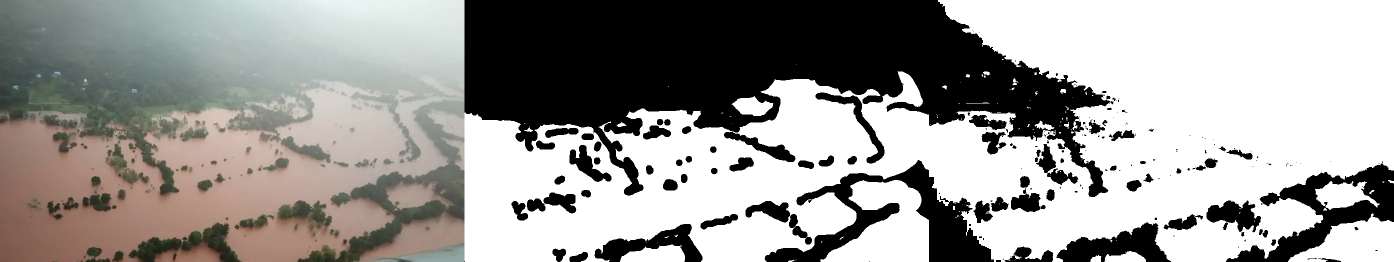
#> input picture Image/side_by_side_comparison.png, 2787 x 523 px (shown at 1/2 size)
$ python -i optimal_threshold.py   (imports and definitions only)
#> lines starting #> are read from the running program, lines starting #| are printed output that depends on the picture; after the words box and inside, x2 and y2 are one past the last pixel; in counts of white or black regions, pixels touching at a corner belong together
#> further down, picture is the input picture: shape (523, 2787, 3); mean B, G, R 152.4, 155.2, 157.2
import cv2
import numpy as np
import os
import matplotlib.pyplot as plt
import plotly.graph_objects as go

# [29 lines left out: functions plot_accuracy_vs_threshold, resize_images_to_same_dimension, not called in this run]

def convert_to_black_and_white(image, threshold_value=0, use_otsu=False):
#> called with threshold_value = 0, use_otsu = False
    if len(image.shape) == 3:
        gray_image = cv2.cvtColor(image, cv2.COLOR_BGR2GRAY)
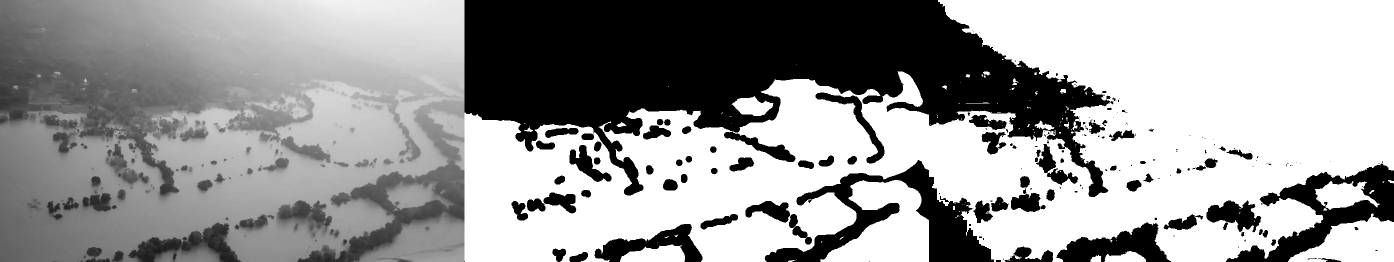
#> gray_image: shape (523, 2787) (shown at 1/2 size); min 0, max 255, mean 155.5
    else:
        gray_image = image

    if use_otsu:
        _, bw_image = cv2.threshold(gray_image, 0, 255, cv2.THRESH_BINARY + cv2.THRESH_OTSU)
    else:
        _, bw_image = cv2.threshold(gray_image, threshold_value, 255, cv2.THRESH_BINARY)
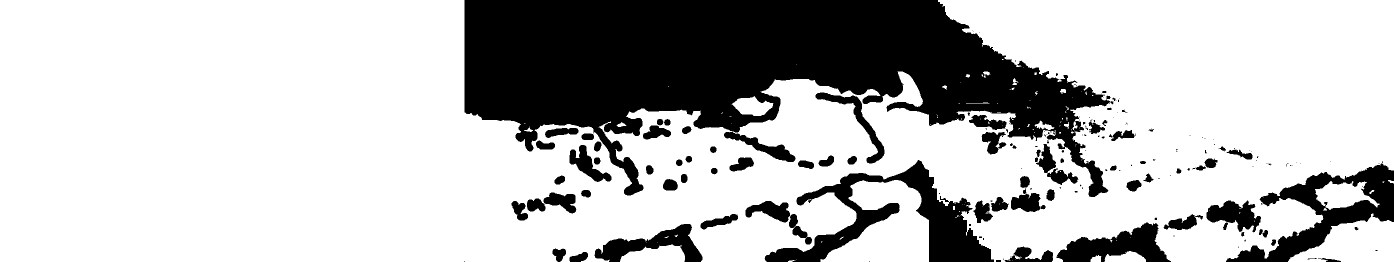
#> bw_image: shape (523, 2787) (shown at 1/2 size); 74.8% white; 188 black regions (101 under 20 px), largest, box (x1, y1, x2, y2) and area: (929, 0, 2220, 394) 259046, (1529, 320, 1988, 523) 27473, (2452, 323, 2787, 523) 20595

    return bw_image

def convert_to_three_channels(image):
    return cv2.cvtColor(image, cv2.COLOR_GRAY2BGR)

# [8 lines left out: function calculate_pixel_accuracy, not called in this run]

def segment_with_threshold(image, threshold_value):
    return convert_to_black_and_white(image, threshold_value)

# [71 lines left out: functions compare_with_mask, main, get_best_threshold, load_images, not called in this run]

# [2 lines not run here, left out]

>>> import cv2
>>> picture = cv2.imread('Image/side_by_side_comparison.png')
>>> result = convert_to_black_and_white(picture)
